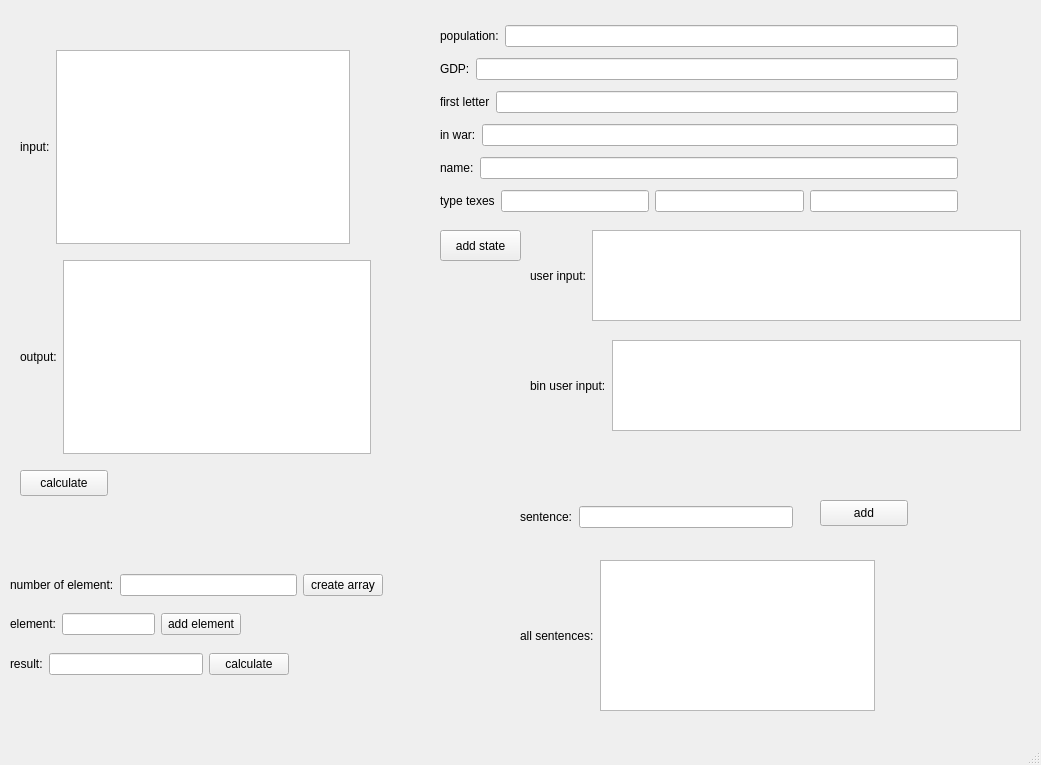
<?xml version="1.0" encoding="UTF-8"?>
<ui version="4.0">
 <class>MainWindow</class>
 <widget class="QMainWindow" name="MainWindow">
  <property name="geometry">
   <rect>
    <x>0</x>
    <y>0</y>
    <width>1041</width>
    <height>765</height>
   </rect>
  </property>
  <property name="windowTitle">
   <string>MainWindow</string>
  </property>
  <widget class="QWidget" name="centralwidget">
   <widget class="QPushButton" name="calculateButton">
    <property name="geometry">
     <rect>
      <x>20</x>
      <y>470</y>
      <width>88</width>
      <height>26</height>
     </rect>
    </property>
    <property name="text">
     <string>calculate</string>
    </property>
   </widget>
   <widget class="QWidget" name="layoutWidget">
    <property name="geometry">
     <rect>
      <x>20</x>
      <y>50</y>
      <width>330</width>
      <height>194</height>
     </rect>
    </property>
    <layout class="QHBoxLayout" name="horizontalLayout">
     <item>
      <widget class="QLabel" name="label">
       <property name="text">
        <string>input:</string>
       </property>
      </widget>
     </item>
     <item>
      <widget class="QTextEdit" name="inputEdit"/>
     </item>
    </layout>
   </widget>
   <widget class="QWidget" name="layoutWidget">
    <property name="geometry">
     <rect>
      <x>20</x>
      <y>260</y>
      <width>351</width>
      <height>194</height>
     </rect>
    </property>
    <layout class="QHBoxLayout" name="horizontalLayout_2">
     <item>
      <widget class="QLabel" name="label_2">
       <property name="text">
        <string>output:</string>
       </property>
      </widget>
     </item>
     <item>
      <widget class="QTextEdit" name="outputEdit"/>
     </item>
    </layout>
   </widget>
   <widget class="QPushButton" name="addButton">
    <property name="geometry">
     <rect>
      <x>440</x>
      <y>230</y>
      <width>81</width>
      <height>31</height>
     </rect>
    </property>
    <property name="text">
     <string>add state</string>
    </property>
   </widget>
   <widget class="QWidget" name="layoutWidget_2">
    <property name="geometry">
     <rect>
      <x>440</x>
      <y>20</y>
      <width>518</width>
      <height>200</height>
     </rect>
    </property>
    <layout class="QVBoxLayout" name="verticalLayout">
     <item>
      <layout class="QHBoxLayout" name="horizontalLayout_7">
       <item>
        <widget class="QLabel" name="label_6">
         <property name="text">
          <string>population:</string>
         </property>
        </widget>
       </item>
       <item>
        <widget class="QLineEdit" name="populationEdit"/>
       </item>
      </layout>
     </item>
     <item>
      <layout class="QHBoxLayout" name="horizontalLayout_8">
       <item>
        <widget class="QLabel" name="label_7">
         <property name="text">
          <string>GDP:</string>
         </property>
        </widget>
       </item>
       <item>
        <widget class="QLineEdit" name="GDPEdit"/>
       </item>
      </layout>
     </item>
     <item>
      <layout class="QHBoxLayout" name="horizontalLayout_9">
       <item>
        <widget class="QLabel" name="label_8">
         <property name="text">
          <string>first letter</string>
         </property>
        </widget>
       </item>
       <item>
        <widget class="QLineEdit" name="firstLetterEdit"/>
       </item>
      </layout>
     </item>
     <item>
      <layout class="QHBoxLayout" name="horizontalLayout_10">
       <item>
        <widget class="QLabel" name="label_9">
         <property name="text">
          <string>in war:</string>
         </property>
        </widget>
       </item>
       <item>
        <widget class="QLineEdit" name="warEdit"/>
       </item>
      </layout>
     </item>
     <item>
      <layout class="QHBoxLayout" name="horizontalLayout_11">
       <item>
        <widget class="QLabel" name="label_10">
         <property name="text">
          <string>name:</string>
         </property>
        </widget>
       </item>
       <item>
        <widget class="QLineEdit" name="nameEdit"/>
       </item>
      </layout>
     </item>
     <item>
      <layout class="QHBoxLayout" name="horizontalLayout_12">
       <item>
        <widget class="QLabel" name="label_11">
         <property name="text">
          <string>type texes</string>
         </property>
        </widget>
       </item>
       <item>
        <widget class="QLineEdit" name="firstTaxEdit"/>
       </item>
       <item>
        <widget class="QLineEdit" name="secondTexEdit"/>
       </item>
       <item>
        <widget class="QLineEdit" name="thirdTaxEdit"/>
       </item>
      </layout>
     </item>
    </layout>
   </widget>
   <widget class="QWidget" name="layoutWidget_3">
    <property name="geometry">
     <rect>
      <x>530</x>
      <y>230</y>
      <width>491</width>
      <height>91</height>
     </rect>
    </property>
    <layout class="QHBoxLayout" name="horizontalLayout_13">
     <item>
      <widget class="QLabel" name="label_12">
       <property name="text">
        <string>user input:</string>
       </property>
      </widget>
     </item>
     <item>
      <widget class="QTextEdit" name="structEdit"/>
     </item>
    </layout>
   </widget>
   <widget class="QWidget" name="layoutWidget_4">
    <property name="geometry">
     <rect>
      <x>530</x>
      <y>340</y>
      <width>491</width>
      <height>91</height>
     </rect>
    </property>
    <layout class="QHBoxLayout" name="horizontalLayout_14">
     <item>
      <widget class="QLabel" name="label_13">
       <property name="text">
        <string>bin user input:</string>
       </property>
      </widget>
     </item>
     <item>
      <widget class="QTextEdit" name="newstructEdit"/>
     </item>
    </layout>
   </widget>
   <widget class="QPushButton" name="addSentenceButton">
    <property name="geometry">
     <rect>
      <x>820</x>
      <y>500</y>
      <width>88</width>
      <height>26</height>
     </rect>
    </property>
    <property name="text">
     <string>add</string>
    </property>
   </widget>
   <widget class="QWidget" name="">
    <property name="geometry">
     <rect>
      <x>10</x>
      <y>650</y>
      <width>279</width>
      <height>28</height>
     </rect>
    </property>
    <layout class="QHBoxLayout" name="horizontalLayout_3">
     <item>
      <widget class="QLabel" name="label_5">
       <property name="text">
        <string>result:</string>
       </property>
      </widget>
     </item>
     <item>
      <widget class="QLineEdit" name="arrayResultEdit"/>
     </item>
     <item>
      <widget class="QPushButton" name="calculateArrayButton">
       <property name="text">
        <string>calculate</string>
       </property>
      </widget>
     </item>
    </layout>
   </widget>
   <widget class="QWidget" name="">
    <property name="geometry">
     <rect>
      <x>10</x>
      <y>610</y>
      <width>231</width>
      <height>28</height>
     </rect>
    </property>
    <layout class="QHBoxLayout" name="horizontalLayout_4">
     <item>
      <widget class="QLabel" name="label_4">
       <property name="text">
        <string>element:</string>
       </property>
      </widget>
     </item>
     <item>
      <widget class="QLineEdit" name="elemntEdit"/>
     </item>
     <item>
      <widget class="QPushButton" name="addElemenButton">
       <property name="text">
        <string>add element</string>
       </property>
      </widget>
     </item>
    </layout>
   </widget>
   <widget class="QWidget" name="">
    <property name="geometry">
     <rect>
      <x>10</x>
      <y>570</y>
      <width>373</width>
      <height>30</height>
     </rect>
    </property>
    <layout class="QHBoxLayout" name="horizontalLayout_6">
     <item>
      <layout class="QHBoxLayout" name="horizontalLayout_5">
       <item>
        <widget class="QLabel" name="label_3">
         <property name="text">
          <string>number of element:</string>
         </property>
        </widget>
       </item>
       <item>
        <widget class="QLineEdit" name="numberOfArrayEdit"/>
       </item>
      </layout>
     </item>
     <item>
      <widget class="QPushButton" name="createArrayButton">
       <property name="text">
        <string>create array</string>
       </property>
      </widget>
     </item>
    </layout>
   </widget>
   <widget class="QWidget" name="">
    <property name="geometry">
     <rect>
      <x>520</x>
      <y>480</y>
      <width>273</width>
      <height>74</height>
     </rect>
    </property>
    <layout class="QHBoxLayout" name="horizontalLayout_16">
     <item>
      <widget class="QLabel" name="label_14">
       <property name="text">
        <string>sentence:</string>
       </property>
      </widget>
     </item>
     <item>
      <widget class="QLineEdit" name="inputSentenceEdit"/>
     </item>
    </layout>
   </widget>
   <widget class="QWidget" name="">
    <property name="geometry">
     <rect>
      <x>520</x>
      <y>560</y>
      <width>355</width>
      <height>151</height>
     </rect>
    </property>
    <layout class="QHBoxLayout" name="horizontalLayout_15">
     <item>
      <widget class="QLabel" name="label_15">
       <property name="text">
        <string>all sentences:</string>
       </property>
      </widget>
     </item>
     <item>
      <widget class="QTextEdit" name="resultSentencesEdit"/>
     </item>
    </layout>
   </widget>
  </widget>
  <widget class="QMenuBar" name="menubar">
   <property name="geometry">
    <rect>
     <x>0</x>
     <y>0</y>
     <width>1041</width>
     <height>23</height>
    </rect>
   </property>
  </widget>
  <widget class="QStatusBar" name="statusbar"/>
 </widget>
 <resources/>
 <connections/>
</ui>
